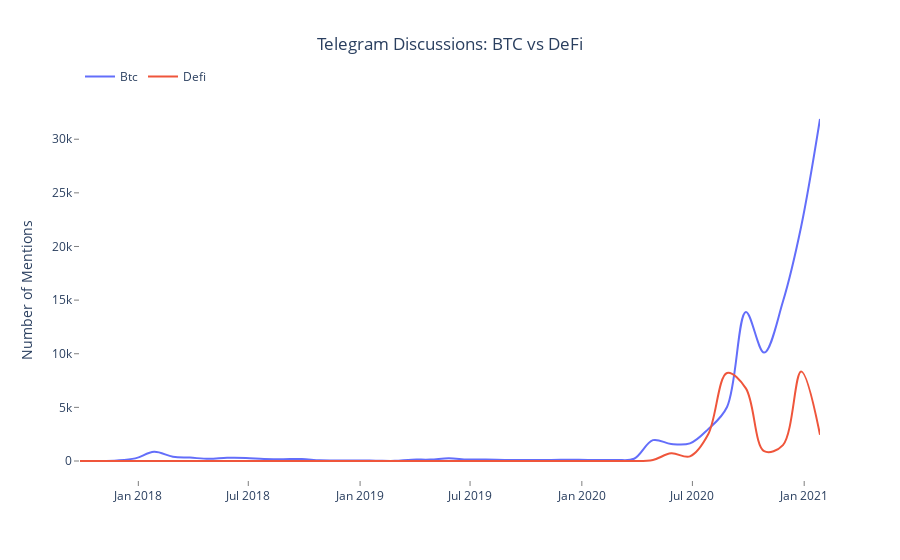

Source (notebook cell):
### Markdown cell above
## BTC vs DeFi

### Code cell
#btc vs defi
models = ["btc", "defi"]
for col in models:
    consolidated_data[col] = consolidated_data["CleanMessage"].apply(lambda x : count_presence(x, col))
plotit(models, "Telegram Discussions: BTC vs DeFi")

### Figure 1 — Plotly figure (JSON) as saved in the notebook; plotly's stock layout.template omitted (floating-point values rounded to 4 significant figures)
{"data": [{"line": {"shape": "spline", "width": 2}, "mode": "lines", "name": "Btc", "type": "scatter", "x": ["2017-09-27", "2017-10-27", "2017-11-27", "2017-12-27", "2018-01-27", "2018-02-27", "2018-03-27", "2018-04-27", "2018-05-27", "2018-06-27", "2018-07-27", "2018-08-27", "2018-09-27", "2018-10-27", "2018-11-27", "2018-12-27", "2019-01-27", "2019-02-27", "2019-03-27", "2019-04-27", "2019-05-27", "2019-06-27", "2019-07-27", "2019-08-27", "2019-09-27", "2019-10-27", "2019-11-27", "2019-12-27", "2020-01-27", "2020-02-27", "2020-03-27", "2020-04-27", "2020-05-27", "2020-06-27", "2020-07-27", "2020-08-27", "2020-09-27", "2020-10-27", "2020-11-27", "2020-12-27", "2021-01-27"], "y": [0, 3, 51, 245, 854, 400, 318, 200, 294, 284, 188, 174, 183, 62, 51, 43, 31, 16, 126, 132, 249, 136, 139, 104, 84, 95, 105, 117, 87, 97, 210, 1943, 1582, 1640, 2971, 5038, 13899, 10106, 14867, 21859, 31885]}, {"line": {"shape": "spline", "width": 2}, "mode": "lines", "name": "Defi", "type": "scatter", "x": ["2017-09-27", "2017-10-27", "2017-11-27", "2017-12-27", "2018-01-27", "2018-02-27", "2018-03-27", "2018-04-27", "2018-05-27", "2018-06-27", "2018-07-27", "2018-08-27", "2018-09-27", "2018-10-27", "2018-11-27", "2018-12-27", "2019-01-27", "2019-02-27", "2019-03-27", "2019-04-27", "2019-05-27", "2019-06-27", "2019-07-27", "2019-08-27", "2019-09-27", "2019-10-27", "2019-11-27", "2019-12-27", "2020-01-27", "2020-02-27", "2020-03-27", "2020-04-27", "2020-05-27", "2020-06-27", "2020-07-27", "2020-08-27", "2020-09-27", "2020-10-27", "2020-11-27", "2020-12-27", "2021-01-27"], "y": [0, 0, 0, 0, 0, 0, 0, 0, 0, 0, 0, 0, 0, 0, 0, 0, 0, 0, 0, 0, 0, 0, 3, 0, 0, 0, 2, 7, 1, 5, 2, 103, 714, 436, 2488, 8202, 6769, 915, 1481, 8340, 2451]}], "layout": {"legend": {"orientation": "h", "y": 1.1}, "paper_bgcolor": "#fff", "plot_bgcolor": "#fff", "title": {"text": "Telegram Discussions: BTC vs DeFi", "x": 0.5}, "xaxis": {"gridcolor": "rgb(255,255,255)", "showgrid": true, "showline": false, "showticklabels": true, "tickcolor": "rgb(127,127,127)", "ticks": "outside", "zeroline": false}, "yaxis": {"gridcolor": "rgb(255,255,255)", "showgrid": false, "showline": false, "showticklabels": true, "tickcolor": "rgb(127,127,127)", "ticks": "outside", "title": {"text": "Number of Mentions"}, "zeroline": false}}}
